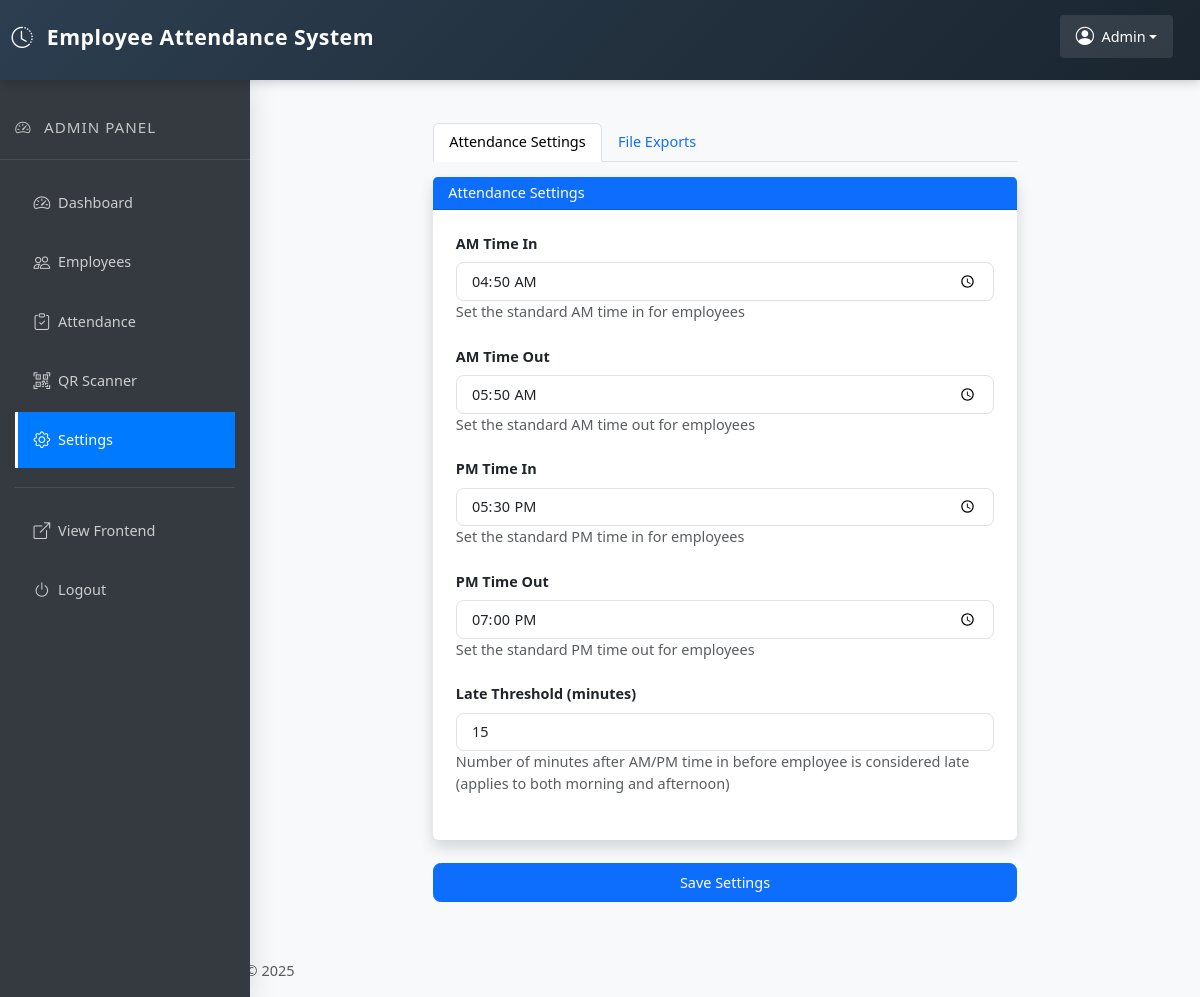
Page /views/admin/settings.php (signed in) on the committed database.
### tables this page shows
CREATE TABLE `settings` (
  `id` int(11) NOT NULL,
  `set_am_time_in` time NOT NULL,
  `set_am_time_out` time NOT NULL,
  `set_pm_time_in` time NOT NULL,
  `set_pm_time_out` time NOT NULL,
  `threshold_minute` int(11) NOT NULL
);

### views/admin/settings.php (the view, shortened to what this page needs)
<?php
require_once '../../includes/admin/header.php';
require_once '../../includes/admin/sidebar.php';
require_once '../../db/connect.php';
$query = "SELECT * FROM settings WHERE id = 1";
$result = $conn->query($query);
$settings = $result->fetch_assoc();
?>
    <link rel="stylesheet" href="../../assets/css/bootstrap.min.css">
    <link rel="stylesheet" href="https://cdnjs.cloudflare.com/ajax/libs/font-awesome/6.0.0-beta3/css/all.min.css">
<div class="main-content">
    <div class="container-fluid mt-4">
        <div class="row">
            <div class="col-md-8 mx-auto">
                <ul class="nav nav-tabs mb-3" id="settingsTabs" role="tablist">
                    <li class="nav-item" role="presentation">
                        <button class="nav-link active" id="attendance-tab" data-bs-toggle="tab" data-bs-target="#attendance-settings" type="button" role="tab" aria-controls="attendance-settings" aria-selected="true">
                            Attendance Settings
                        </button>
                    </li>
                    <li class="nav-item" role="presentation">
                        <button class="nav-link" id="exports-tab" data-bs-toggle="tab" data-bs-target="#file-exports" type="button" role="tab" aria-controls="file-exports" aria-selected="false">
                            File Exports
                        </button>
                    </li>
                </ul>
                <div class="tab-content" id="settingsTabsContent">
                    <div class="tab-pane fade show active" id="attendance-settings" role="tabpanel" aria-labelledby="attendance-tab">
                        <form id="attendanceSettingsForm" class="needs-validation" novalidate>
                            <div class="card shadow border-0 mb-4">
                                <div class="card-header bg-primary text-white">
                                    <h3 class="card-title mb-0">Attendance Settings</h3>
                                </div>
                                <div class="card-body p-4">
                                    <div class="mb-4">
                                        <label class="form-label fw-bold">AM Time In</label>
                                        <input type="time" class="form-control form-control-lg" name="set_am_time_in"
                                            value="<?php echo $settings['set_am_time_in']; ?>" required>
                                        <small class="text-muted">Set the standard AM time in for employees</small>
                                    </div>
                                    <div class="mb-4">
                                        <label class="form-label fw-bold">AM Time Out</label>
                                        <input type="time" class="form-control form-control-lg" name="set_am_time_out"
                                            value="<?php echo $settings['set_am_time_out']; ?>" required>
                                        <small class="text-muted">Set the standard AM time out for employees</small>
                                    </div>
                                    <div class="mb-4">
                                        <label class="form-label fw-bold">PM Time In</label>
                                        <input type="time" class="form-control form-control-lg" name="set_pm_time_in"
                                            value="<?php echo isset($settings['set_pm_time_in']) ? substr($settings['set_pm_time_in'], 0, 5) : ''; ?>" required>
                                        <small class="text-muted">Set the standard PM time in for employees</small>
                                    </div>
                                    <div class="mb-4">
                                        <label class="form-label fw-bold">PM Time Out</label>
                                        <input type="time" class="form-control form-control-lg" name="set_pm_time_out"
                                            value="<?php echo isset($settings['set_pm_time_out']) ? substr($settings['set_pm_time_out'], 0, 5) : ''; ?>" required>
                                        <small class="text-muted">Set the standard PM time out for employees</small>
                                    </div>
                                    <div class="mb-4">
                                        <label class="form-label fw-bold">Late Threshold (minutes)</label>
                                        <input type="number" class="form-control form-control-lg" name="threshold_minute"
                                            value="<?php echo isset($settings['threshold_minute']) ? (int)$settings['threshold_minute'] : 15; ?>" min="1" required>
                                        <small class="text-muted">Number of minutes after AM/PM time in before employee is considered late (applies to both morning and afternoon)</small>
                                    </div>
                                </div>
                            </div>
                            <div class="d-grid gap-2 mb-4">
                                <button type="submit" class="btn btn-primary btn-lg">Save Settings</button>
                            </div>
                        </form>
                    </div>
                </div>
            </div>
        </div>
    </div>
</div>
<?php require_once '../../includes/admin/footer.php'; ?>

### includes/admin/header.php (style rules this page uses)
html, body { padding: 0; margin: 0; height: 100%; overflow-x: hidden; background-color: #f8f9fa; font-size: 0.95rem !important; }
.main-content { margin-top: 80px; margin-left: 250px; padding: 20px; min-height: calc(100vh - 80px); transition: margin-left 0.3s; position: relative; background-color: #f8f9fa; z-index: 5; font-size: 0.95rem !important; }
.main-content h2, .main-content h3, .main-content h4, .main-content h5, .main-content h6 { margin-bottom: 1rem; }
.main-content .card { margin-bottom: 1.5rem; }
.main-content .form-control { font-size: 0.95rem !important; }
.main-content .btn { font-size: 0.95rem !important; }
.card-body { padding: 1.25rem; }
.card { box-shadow: 0 4px 6px rgba(0,0,0,0.1); border: none; margin-bottom: 20px; border-radius: 6px; }

### includes/admin/sidebar.php (style rules this page uses)
.sidebar, .main-content { font-size: 0.95rem !important; }

### rows in the picture
settings: set_am_time_in "04:50:00", set_am_time_out "05:50:00", set_pm_time_in "17:30", set_pm_time_out "19:00", threshold_minute "15"
